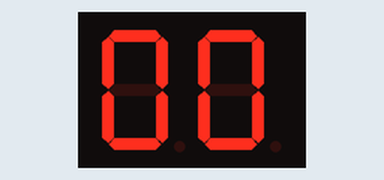
This sketch was run on a simulated Arduino Uno, built with avr-gcc and run on an emulated ATmega328P. Shown: 2-digit seven-segment display. Wiring (inferred from the names in the program): 2-digit 7-segment display, segments lit when HIGH: segments pin 5, pin 6, pin 9, pin 7, pin 8, pin 4, pin 3, pin 11; digit selects pin 2, pin 10. The segment pins are drawn as the display they are named for.

Above: at 0.1 s.
At 4.1 s:
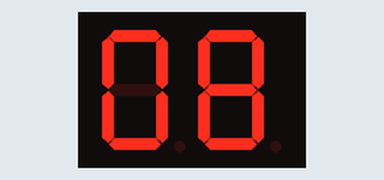
At 9.1 s:
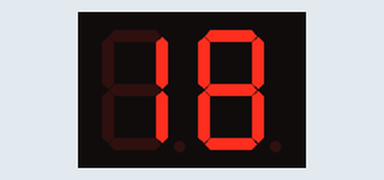
At 19.1 s:
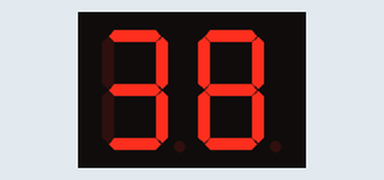
At 29.1 s:
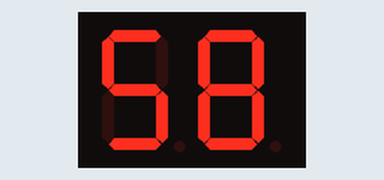
At 39.1 s:
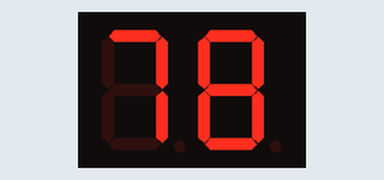

The sketch:

sketch_jan26a.ino
```cpp
int gnd1 = 2;
int gnd2 = 10;

int g = 3;
int f = 4;
int a = 5;
int b = 6;
int d = 7;
int e = 8;
int c = 9;


int dot = 11;

int counter = 0;

int timer1_counter ;

void setup() {
  // put your setup code here, to run once:
  pinMode ( a , OUTPUT );
  pinMode ( b , OUTPUT );
  pinMode ( c , OUTPUT );
  pinMode ( d , OUTPUT );
  pinMode ( e , OUTPUT );
  pinMode ( f , OUTPUT );
  pinMode ( g , OUTPUT );

  pinMode ( gnd1 , OUTPUT );
  pinMode ( gnd2 , OUTPUT );

  pinMode ( dot , OUTPUT );

  // initialize timer1
  noInterrupts();           // disable all interrupts
  TCCR1A = 0;
  TCCR1B = 0;

  // Set timer1_counter to the correct value for our interrupt interval
  //timer1_counter = 64911;   // preload timer 65536-16MHz/256/100Hz
  //timer1_counter = 64286;   // preload timer 65536-16MHz/256/50Hz
  //timer1_counter = 34286;   // preload timer 65536-16MHz/256/2Hz
  timer1_counter = 34286;

  TCNT1 = timer1_counter;   // preload timer
  TCCR1B |= (1 << CS12);    // 256 prescaler
  TIMSK1 |= (1 << TOIE1);   // enable timer overflow interrupt
  interrupts();             // enable all interrupts
}

ISR(TIMER1_OVF_vect)        // interrupt service routine
{
  TCNT1 = timer1_counter;   // preload timer
  counter++;
  //digitalWrite(ledPin, digitalRead(ledPin) ^ 1);
}

void allOFF()
{
  digitalWrite( a , LOW );
  digitalWrite( f , LOW );
  digitalWrite( g , LOW );
  digitalWrite( c , LOW );
  digitalWrite( d , LOW );
  digitalWrite( e , LOW );
  digitalWrite( b , LOW );
}


void one()
{
  digitalWrite( b , HIGH );
  digitalWrite( c , HIGH );
}

void two()
{
  digitalWrite( a , HIGH );
  digitalWrite( b , HIGH );
  digitalWrite( g , HIGH );
  digitalWrite( e , HIGH );
  digitalWrite( d , HIGH );
}

void three()
{
  digitalWrite( a , HIGH );
  digitalWrite( b , HIGH );
  digitalWrite( g , HIGH );
  digitalWrite( c , HIGH );
  digitalWrite( d , HIGH );
}

void four()
{
  digitalWrite( f , HIGH );
  digitalWrite( g , HIGH );
  digitalWrite( b , HIGH );
  digitalWrite( c , HIGH );
}

void five()
{
  digitalWrite( a , HIGH );
  digitalWrite( f , HIGH );
  digitalWrite( g , HIGH );
  digitalWrite( c , HIGH );
  digitalWrite( d , HIGH );
}

void six()
{
  digitalWrite( a , HIGH );
  digitalWrite( f , HIGH );
  digitalWrite( g , HIGH );
  digitalWrite( c , HIGH );
  digitalWrite( d , HIGH );
  digitalWrite( e , HIGH );
}

void seven ()
{
  digitalWrite( a , HIGH );
  digitalWrite( b , HIGH );
  digitalWrite( c , HIGH );
}

void eight()
{
  digitalWrite( a , HIGH );
  digitalWrite( f , HIGH );
  digitalWrite( g , HIGH );
  digitalWrite( c , HIGH );
  digitalWrite( d , HIGH );
  digitalWrite( e , HIGH );
  digitalWrite( b , HIGH );
}

void nine()
{
  digitalWrite( a , HIGH );
  digitalWrite( f , HIGH );
  digitalWrite( g , HIGH );
  digitalWrite( c , HIGH );
  digitalWrite( d , HIGH );
  digitalWrite( b , HIGH );
}

void zero()
{
  digitalWrite( a , HIGH );
  digitalWrite( f , HIGH );
  digitalWrite( e , HIGH );
  digitalWrite( c , HIGH );
  digitalWrite( d , HIGH );
  digitalWrite( b , HIGH );
}

void tools()
{
  delay(500);
  allOFF();
  digitalWrite(gnd1 , HIGH);
  digitalWrite(gnd2, HIGH);
}


void loop() {

  for(int i=0;i<100;i++)
  {
    allOFF();

    digitalWrite(gnd1 , LOW);
    digitalWrite(gnd2, HIGH);
    switch(counter/10)
    {
      case 0:
        zero();
        break;
      case 1:
        one();
        break;
      case 2:
        two();
        break;
      case 3:
        three();
        break;
      case 4:
        four();
        break;
      case 5:
        five();
        break;
      case 6:
        six();
        break;
      case 7:
        seven();
        break;
      case 8:
        eight();
        break;
      case 9:
        nine();
        break;
    }
    delay(1);

    allOFF();

    digitalWrite(gnd1 , HIGH);
    digitalWrite(gnd2, LOW);
    switch(counter%10)
    {
      case 0:
        zero();
        break;
      case 1:
        one();
        break;
      case 2:
        two();
        break;
      case 3:
        three();
        break;
      case 4:
        four();
        break;
      case 5:
        five();
        break;
      case 6:
        six();
        break;
      case 7:
        seven();
        break;
      case 8:
        eight();
        break;
      case 9:
        nine();
        break;
    }
    delay(1);
  }


  /*
  counter++;

  digitalWrite(gnd1 , HIGH);
  digitalWrite(gnd2, HIGH);
  delay(5);
  */

  if ( counter >= 100 )
  {
    counter = 0;
  }


}
```

Measured:
- what the display in image 0 shows lasts 0.6 s, from 0.0 s to 0.6 s
